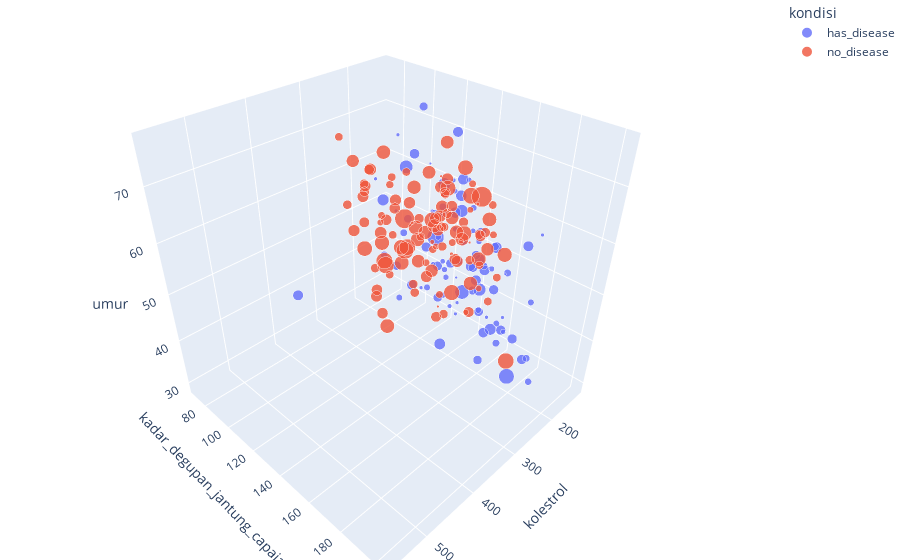

This figure's notebook cell:
### Code cell
# 3D scatterplot of numeric data:

fig = px.scatter_3d(dataset, x='kolestrol', y='kadar_degupan_jantung_capaian_max', z='umur', size='st_depression',
              color='kondisi', opacity=0.8)

fig.update_layout(margin=dict(l=0, r=0, b=0, t=0))
fig.show()

### Figure 1 — Plotly figure (JSON) as saved in the notebook; plotly's stock layout.template omitted (floating-point values rounded to 4 significant figures; data arrays with more than 128 entries replaced by an {"elided": "..."} marker saying what was removed)
{"data": [{"hovertemplate": "kondisi=has_disease<br>kolestrol=%{x}<br>kadar_degupan_jantung_capaian_max=%{y}<br>umur=%{z}<br>st_depression=%{marker.size}<extra></extra>", "legendgroup": "has_disease", "marker": {"color": "#636efa", "opacity": 0.8, "size": {"elided": "165 float values"}, "sizemode": "area", "sizeref": 0.0155, "symbol": "circle"}, "mode": "markers", "name": "has_disease", "scene": "scene", "showlegend": true, "type": "scatter3d", "x": {"elided": "165 int values"}, "y": {"elided": "165 int values"}, "z": {"elided": "165 int values"}}, {"hovertemplate": "kondisi=no_disease<br>kolestrol=%{x}<br>kadar_degupan_jantung_capaian_max=%{y}<br>umur=%{z}<br>st_depression=%{marker.size}<extra></extra>", "legendgroup": "no_disease", "marker": {"color": "#EF553B", "opacity": 0.8, "size": {"elided": "138 float values"}, "sizemode": "area", "sizeref": 0.0155, "symbol": "circle"}, "mode": "markers", "name": "no_disease", "scene": "scene", "showlegend": true, "type": "scatter3d", "x": {"elided": "138 int values"}, "y": {"elided": "138 int values"}, "z": {"elided": "138 int values"}}], "layout": {"legend": {"itemsizing": "constant", "title": {"text": "kondisi"}, "tracegroupgap": 0}, "margin": {"b": 0, "l": 0, "r": 0, "t": 0}, "scene": {"domain": {"x": [0, 1], "y": [0, 1]}, "xaxis": {"title": {"text": "kolestrol"}}, "yaxis": {"title": {"text": "kadar_degupan_jantung_capaian_max"}}, "zaxis": {"title": {"text": "umur"}}}}}
